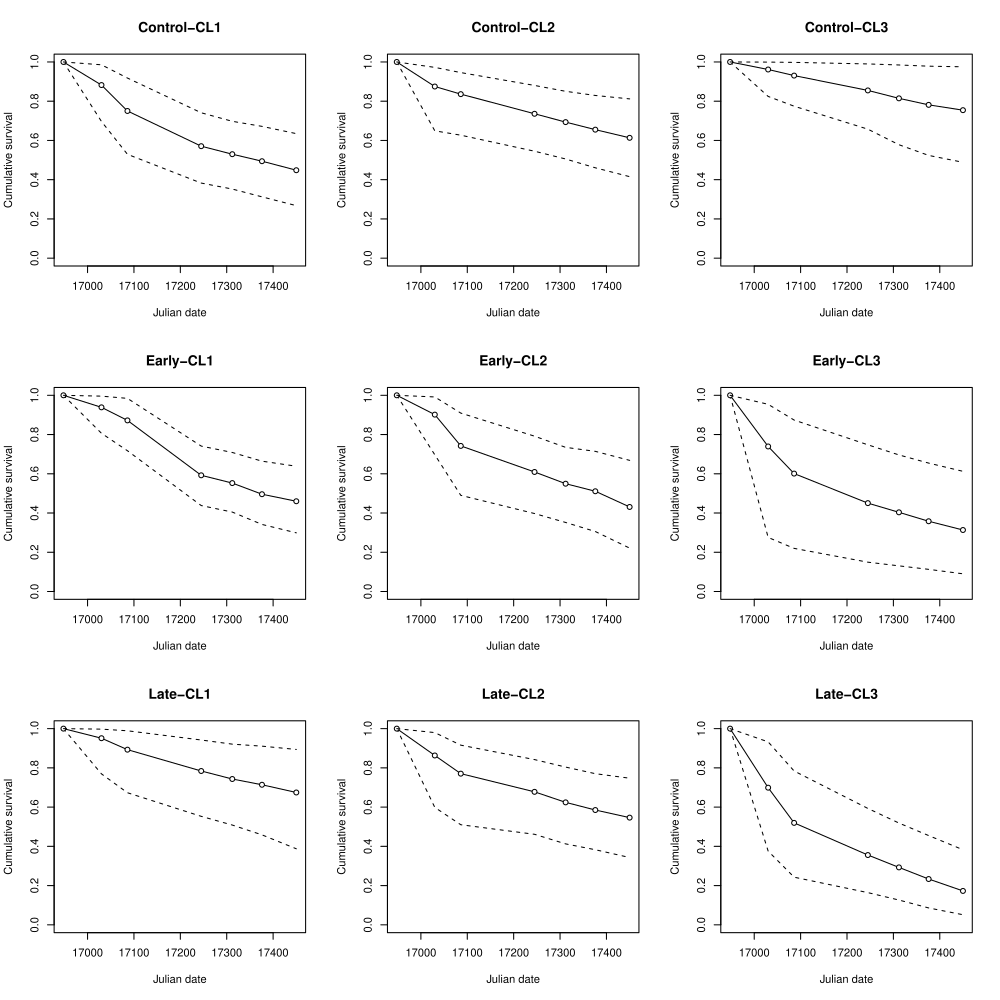

R code for this plot:
# Reset ----
  rm(list=ls(all.names=T))

# Read data ----
  library(stringr)
  dat <- read.csv("Result/re_modelCJS_R_ver2_2019-12-09.csv")
  JH <- read.csv("Data/Matrix_JH2019-11-24.csv")
  J <- as.matrix(JH[,which(colnames(JH)=="X1"):ncol(JH)])
  JulianDate <- apply(J, 2, median, na.rm = T)
  
  dat_phi <- dat[str_detect(dat$X, "phi"),]
  gID <- str_sub(dat_phi$X, start = -4, end = -4)
  tID <- str_sub(dat_phi$X, start = -2, end = -2)
  dat_phi$gID <- gID
  dat_phi$tID <- tID
  Gname <- c("Control-CL1", "Control-CL2", "Control-CL3",
             "Early-CL1", "Early-CL2", "Early-CL3",
             "Late-CL1", "Late-CL2", "Late-CL3")

# Plot  
  pdf("figure_phi_R_ver2.pdf", width = 10, height = 10)
  par(mfrow = c(3,3))
  sapply(1:9, function(x){
              tmp <- dat_phi[dat_phi$gID == x, c("X2.5.","X50.","X97.5.")]
              matplot(JulianDate, tmp,
                      col = "black", pch = 21, bg = "white",
                      type = c("l", "o", "l"), lty = c(2,1,2),
                      ylim = c(0, 1),
                      xlab = "Julian date", ylab = "Cumulative survival",
                      main = Gname[x]) })
            
  dev.off()
